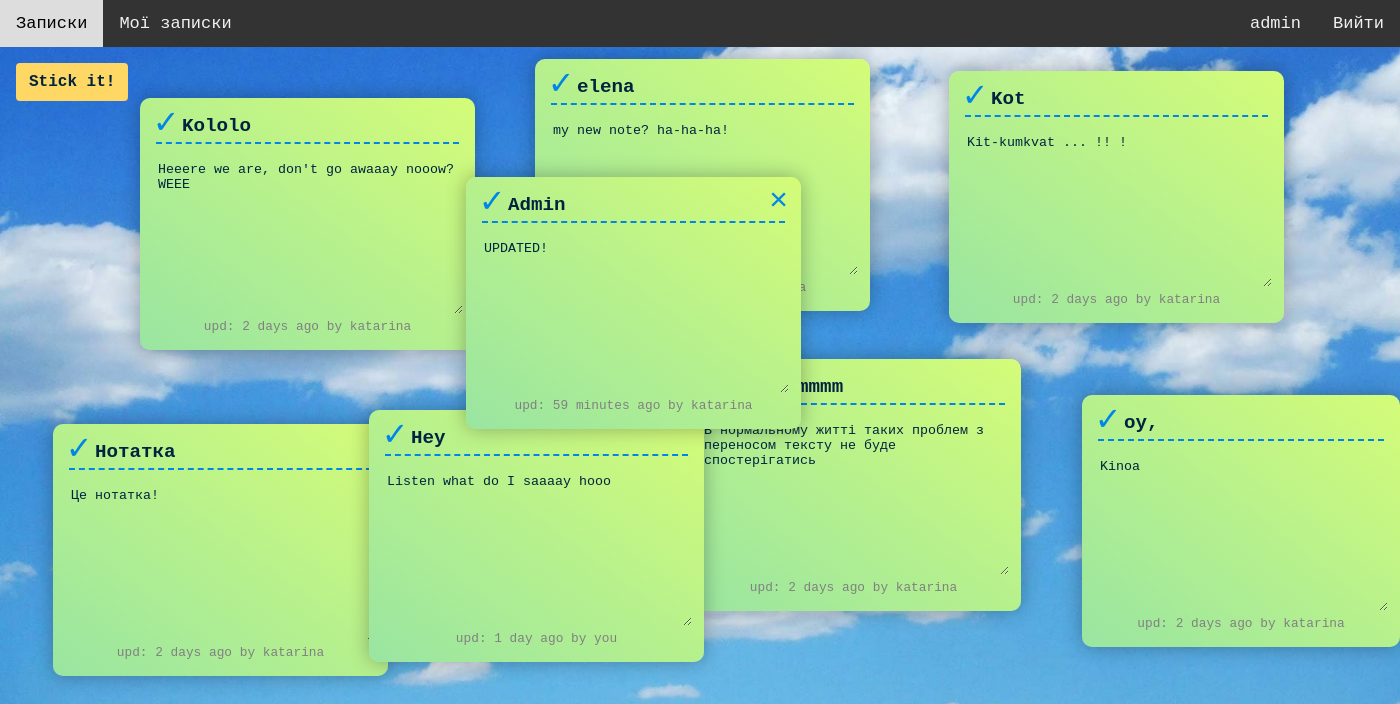
Screenshot of / (signed in) with the database file from the repository.
### notes/models.py (models this page shows, shortened)
class Note(models.Model):
    title = models.CharField(max_length=300, default='')
    content = models.TextField(default='')
    left = models.CharField(max_length=7, default='35vw')
    top = models.CharField(max_length=7, default='37h')
    author = models.ForeignKey(
        User, on_delete=models.CASCADE
    )
    creation_date = models.DateTimeField(auto_now_add=True, editable=False)
    def get_title_id(self):
        return f'title_{self.id}'
    def get_content_id(self):
        return f'content_{self.id}'
    def get_footer_id(self):
        return f'footer_{self.id}'
    def get_edits(self):
        return self.edit_set.all()
    def get_last_edit(self):
        edits = self.get_edits()
        if edits:
            last_edit = edits[0]
            for edit in edits:
                if edit.creation_date > last_edit.creation_date:
                    last_edit = edit
            return last_edit
    def get_save_alert_id(self):
        return f'save_alert_{self.id}'

class Edit(models.Model):
    title = models.CharField(max_length=300)
    content = models.TextField()
    note = models.ForeignKey(
        Note, on_delete=models.CASCADE
    )
    author = models.ForeignKey(
        User, on_delete=models.CASCADE
    )
    creation_date = models.DateTimeField(auto_now_add=True, editable=False)
    def when_published(self):
        now = timezone.now()
        since = now - self.creation_date
        days = since.days
        seconds = since.seconds
        if days == 0:
            if int(seconds/3600) == 1:
                return f"{int(seconds / 3600)} hour ago"
            elif seconds >= 3600:
                return f"{int(seconds/3600)} hours ago"
            elif int(seconds / 60) == 1:
                return f"{int(seconds / 60)} minute ago"
            else:
                return f"{int(seconds / 60)} minutes ago"
        elif days == 1:
            return f"{days} day ago"
        else:
            return f"{days} days ago"

### notes/views.py (the view)
# urls.py: path("", views.all_notes, name="notes"),
def all_notes(request):
    context = {'notes': Note.objects.all(),
               'user': request.user,
               'only_user': False,}
    return render(request, "all_notes.html", context)

### notes/templates/all_notes.html (shortened to what this page needs)
{% extends 'base.html' %}
{% load static %}
{% block header %}
    <link rel="stylesheet" href="{% static 'note.css' %}">
{% endblock %}
{%  block content %}
        {% if user.is_authenticated %}
                <button class="button" id="createsticky">Stick it!</button>
        {% endif %}
        <div id="stickies-container">
                {% for note in notes %}
                        {% if not only_user or user == note.author %}
                                <div id={{ note.id }} class="drag sticky"
                                     style="left:{{ note.left }}; top:{{ note.top }}">
                                        <h3><input type="text" name="stickytitle"
                                                   id={{ note.get_title_id }} value={{ note.title }}></h3>
                                        <p><textarea name="stickytext" id={{ note.get_content_id }}
                                                     cols="24" rows="10">{{ note.content }}</textarea></p>
                                        {% if note.author == user %}
                                                <span class="deletesticky">&times;</span>
                                        {% endif %}
                                        {% if user.is_authenticated %}
                                                <span class="savesticky">&#10003;</span>
                                        {% endif %}
                                        {% if note.get_last_edit %}
                                        <a href="{% url 'notes:details_note' note.id %}" style="text-decoration:none;">
                                                <div id={{ note.get_footer_id }}, class="update_footer">
                                                        {% if user == note.get_last_edit.author %}
                                                        <span>upd: {{ note.get_last_edit.when_published }} by you</span>
                                                        {% else %}
                                                        <span>upd: {{ note.get_last_edit.when_published }} by {{ note.get_last_edit.author }}</span>
                                                        {% endif %}
                                                </div>
                                        </a>
                                        {% endif %}
                                </div>
                        {% else %}
                         <div id={{ note.id }} class="grass_border"
                                    style="left:{{ note.left }}; top:{{ note.top }}">
                         </div>
                        {% endif %}
                {% endfor %}
        </div>
{% endblock %}

### notatky/templates/navbar.html
{%  block content %}
<div class="navbar">
  <a href="{% url 'notes:notes' %}">Записки</a>
  {% if user.is_authenticated %}
  <a href="{% url 'notes:user_notes' %}">Мої записки</a>
  <a href="{% url 'auth:log_out' %}" style="float:right">Вийти</a>
  <a href="{% url 'auth:profile' user.id %}" style="float:right">{{ user.username }}</a>
  {% else %}
  <a href="{% url 'auth:log_in' %}" style="float:right">Увійти</a>
  {% endif %}
</div>
{% endblock %}

### notatky/static/css/navbar.css (style rules this page uses)
.navbar { width: 100%; position: -webkit-sticky; position: sticky; top: 0px; background-color: #333; overflow: hidden; z-index: 5; }
.navbar a { float: left; color: #f2f2f2; text-align: center; padding: 14px 16px; text-decoration: none; font-size: 17px; }

### notes/static/css/base.css (style rules this page uses)
html { box-sizing: border-box; font-family: 'Courier New', Courier, monospace; }
body { background: linear-gradient(to left bottom, #41d8dd, #5583ee); min-height: 100vh; height: 100%; margin: 0; position: relative; background-image: url("img/sky.jpg"); -webkit-background-size: cover; -moz-background-size: cover; -o-background-size: cover; background-size: cover; }
button.button, button { -moz-user-select: none; -ms-user-select: none; -webkit-user-select: none; color: #00243f; background-color: rgb(255,215,100); border-radius: 0.25rem; border: 1px solid transparent; display: inline-block; font-family: 'Courier New', Courier, monospace; font-size: 1rem; font-weight: 600; line-height: 1.5; padding: 0.375rem 0.75rem; text-align: center; user-select: none; vertical-align: middle; margin-top: 1rem; }
a { text-decoration: none; }

### notes/static/css/note.css (style rules this page uses)
#stickies-container { padding: 1rem; }
.drag { -webkit-touch-callout: none; -webkit-user-select: none; -khtml-user-select: none; -moz-user-select: none; -ms-user-select: none; user-select: none; }
.sticky textarea, .sticky input { width: 100%; color: black; background: transparent; border: none; outline: none; font-family: 'Courier New', Courier, monospace; color: #00243f; }
.sticky { background: linear-gradient(to left bottom, #d4fc78, #99e5a2); box-shadow: 0 0 20px rgba(0, 0, 0, 0.3); color: #00243f; cursor: grab; display: inline-block; padding: 1rem 1rem 1rem 1rem; position: absolute; border-radius: 10px; }
.sticky h3, .sticky-flexy h3 { border-bottom: dashed 2px #0085e8; margin: 0 0 1rem 0; min-height: 1.3rem; padding: 0 1.5rem 0.25rem 1.5rem; }
.sticky p, .sticky-flexy p { margin: 0; min-height: 9rem; font-size: 1rem; font-weight: 400; }
.sticky p textarea { min-height: 9rem; min-width: 17rem; }
.sticky h3 input { font-size: 1.2rem; font-weight: 600; }
.sticky_update_footer, .update_footer { font-size: 0.8rem; font-weight: 100; color: grey; text-align: center; }
.sticky .deletesticky { color: #0085e8; cursor: pointer; font-size: 2rem; position: absolute; right: 0.8rem; top: 0.4rem; }
.savesticky { color: #0085e8; cursor: pointer; font-size: 2rem; position: absolute; left: 0.8rem; top: 0.3rem; }
#createsticky { margin-top: 1rem; margin-left: 1rem; }

### rows the page displays
Note: stickytitle "Нотатка", stickytext "Це нотатка!", get_last_edit.when_published "2 days ago", get_last_edit.author "katarina"
Note: stickytitle "KORAmmmmmm", stickytext "В нормальному житті таких проблем з переносом тексту не буде спостерігатись", get_last_edit.when_published "2 days ago", get_last_edit.author "katarina"
Note: stickytitle "Kot", stickytext "Kit-kumkvat ... !! !", get_last_edit.when_published "2 days ago", get_last_edit.author "katarina"
Note: stickytitle "Kololo", stickytext "Heeere we are, don't go awaaay nooow? WEEE", get_last_edit.when_published "2 days ago", get_last_edit.author "katarina"
Note: stickytitle "elena", stickytext "my new note? ha-ha-ha!", get_last_edit.author "katarina"
Note: stickytitle "oy,", stickytext "Kinoa", get_last_edit.when_published "2 days ago", get_last_edit.author "katarina"
Note: stickytitle "Hey", stickytext "Listen what do I saaaay hooo", get_last_edit.when_published "1 day ago"
Note: stickytitle "Admin", stickytext "UPDATED!", get_last_edit.when_published "59 minutes ago", get_last_edit.author "katarina"

### other values shown
{{ user.username }} "admin"
